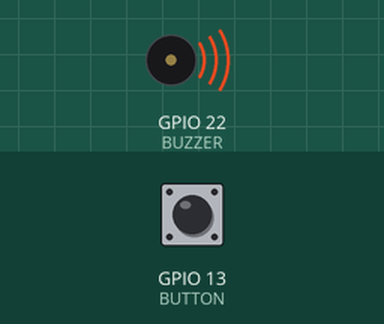
This sketch was run on a simulated ESP32. Shown: buzzer (waves = sounding, pin HIGH). The inputs (shaded band) are chosen by the test bench; at power-on: GPIO 13 (BUTTON) HIGH.

Above: at 4.2 s.
4.3 s: GPIO 13 (BUTTON) pulled LOW for 0.15 s
At 4.9 s:
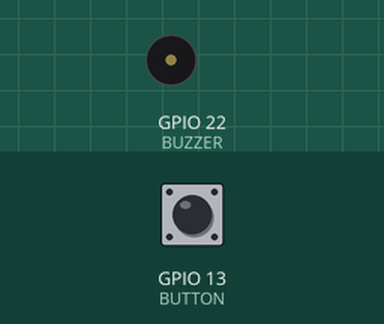
Timing chart, 0 to 7.3 s (numbered marks = the images above; inputs shaded):
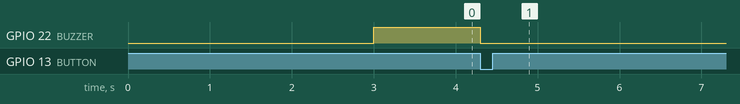

The sketch:

1.clock.ino
```cpp
/*
  该程序作用是使用定时器中断与外部中断实现有源蜂鸣器闹钟
  在线文档：https://docs.geeksman.com/esp32/Arduino/24.esp32-arduino-buzzer.html
*/
#define BUTTON  13
#define BUZZER  22


hw_timer_t * timer = NULL;

// 定义闹钟触发时间
int second = 3;


// 定时器中断处理函数
void timer_interrupt() {
  digitalWrite(BUZZER, HIGH);
}

// 外部中断处理函数
void handle_interrupt() {
  digitalWrite(BUZZER, LOW);
}


void setup() {
  // 配置引脚模式
  pinMode(BUTTON, INPUT_PULLUP);
  pinMode(BUZZER, OUTPUT);

  // 初始化定时器
  timer = timerBegin(0, 80, true);
  // 配置定时器
  timerAttachInterrupt(timer, timer_interrupt, true);
  // 定时模式
  timerAlarmWrite(timer, second*1000*1000, false);
  // 启动定时器
  timerAlarmEnable(timer);

  // 配置外部中断
  attachInterrupt(digitalPinToInterrupt(BUTTON), handle_interrupt, FALLING);

}

void loop() {

}
```

Measured:
- after the input at 4.3 s, GPIO 22 (BUZZER): HIGH → LOW at once
